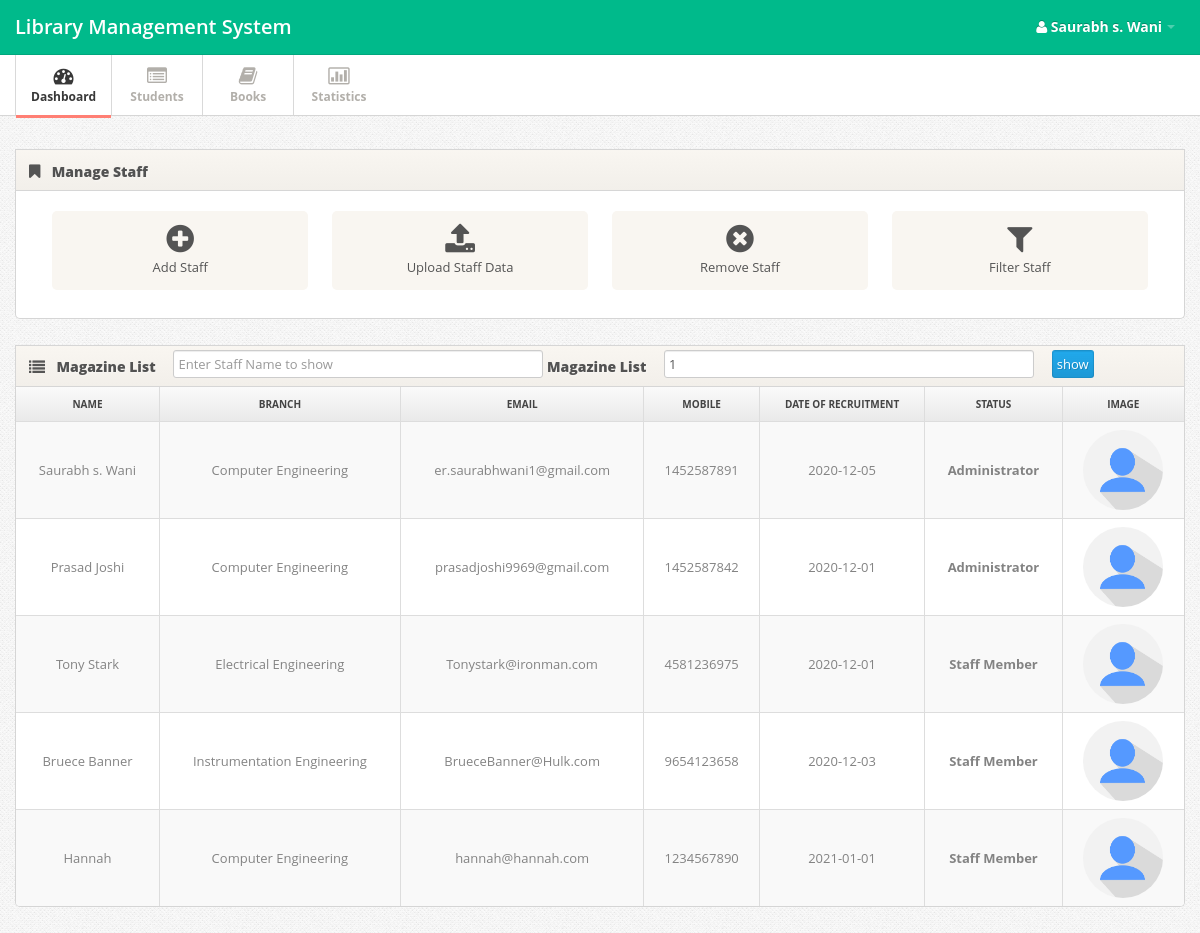
Page /staff.php?page=Dashboard (signed in) on the committed database.
### tables this page shows
CREATE TABLE `staff` (
  `sid` int(11) UNSIGNED NOT NULL,
  `Name` varchar(30) NOT NULL,
  `mobile` varchar(10) NOT NULL,
  `Email` varchar(50) NOT NULL,
  `password` varchar(256) NOT NULL,
  `branch` varchar(40) NOT NULL,
  `image` varchar(256) NOT NULL,
  `Date` date NOT NULL DEFAULT current_timestamp(),
  `last_login` timestamp NOT NULL DEFAULT current_timestamp() ON UPDATE current_timestamp(),
  `Login_ip` varchar(30) NOT NULL,
  `Category` int(11) NOT NULL DEFAULT 1
);

### fun.php (called while the page is built, shortened)
<?php
function select($var,$col,$condtn)
{
	$query="SELECT $var FROM $col $condtn";
	$sql=mysqli_query($GLOBALS['connection'],$query);
	return $sql;
}
?>

### staff.php (the view, shortened to what this page needs)
<?php
include('header.php');
if ($_SESSION['category']==0):?>
  <div class="span12">
    <div class="widget">
      <div class="widget-header"> <i class="icon-bookmark"></i>
        <h3>Manage Staff</h3>
      </div>
      <div class="widget-content">
        <div class="shortcuts">
          <a href="#myModal" role="button" data-toggle="modal" class="shortcut"><i class="shortcut-icon icon-plus-sign"></i><span class="shortcut-label">Add Staff</span> </a>
          <a href="#myModal3" role="button" data-toggle="modal" class="shortcut"><i class="shortcut-icon icon-upload-alt"></i><span class="shortcut-label">Upload Staff Data</span> </a>
          <a href="#myModal2" role="button" data-toggle="modal" class="shortcut"><i class="shortcut-icon icon-remove-sign"></i> <span class="shortcut-label">Remove Staff</span> </a>
          <a href="#myModal1" role="button" data-toggle="modal" class="shortcut"><i class="shortcut-icon icon-filter"></i><span class="shortcut-label">Filter Staff</span> </a>
        </div>
      </div>
    </div>
    <div class="widget widget-table action-table">
      <div class="widget-header"><i class='icon-list'></i>
        <h3><?php
        $result=select("*","staff","WHERE 1");
        $row=mysqli_num_rows($result);
        if($row!=0){ ?>
          <form  action="staff.php" method="GET" >
            Magazine List
            &emsp;<input class="span4 m-wrap" type="text" name="sn" placeholder="Enter Staff Name to show">
            Magazine List
            &emsp;<input class="span4 m-wrap" type="number" name="cnt" autocomplete="off" placeholder="Enter records number to show" value="1">
            &emsp;<input type="submit" class="btn-primary" value="show">
          </form>
        <?php } ?>
      </h3>
    </div>
    <div class="widget-content">
        <table class="table table-striped table-bordered">
          <thead>
            <tr>
              <th><center>Name</center></th>
              <th><center>Branch</center></th>
              <th><center>Email</center></th>
              <th><center>Mobile</center></th>
              <th><center>Date of recruitment</center></th>
              <th><center>Status</center></th>
              <th><center>Image</center></th>
            </tr>
          </thead>
          <tbody>
            <?php
            function res(){$cnt=25;
              $result=select("*","staff","ORDER BY sid  LIMIT $cnt ");}
              if(isset($_GET['cnt']) && isset($_GET['sn']))
              {
                $sn = trim($_GET['sn']);
                $cnt = $_GET['cnt'];
                if($sn == null)
                {
                  res();
                }else
                {$result=select("*","staff","WHERE Name LIKE '%$sn%' ORDER BY sid ASC LIMIT $cnt ");}
              }
              else
              {
                res();
              }
              while($std=mysqli_fetch_assoc($result))
              {
                echo "<tr>
                <td><center> ".$std['Name']."</center></td>
                <td><center> ".$std['branch']."</center></td>
                <td><center> ".$std['Email']."</center></td>
                <td><center> ".$std['mobile']."</center></td>
                <td><center> ".$std['Date']."</center></td>
                <td><center>
                <b> ";?>
                <?php
                if($std['Category']!="1"){echo "Administrator";}else{echo "Staff Member";}
                echo "</b> </center></td>
                <td><center><img alt='No Photo' src='images/".$std['image']."' class='control-label span4' for='userimage' style='border-radius: 50%;display: inline-block;
                width: 80px;
                height: 80px;' onerror=this.src='images/stff.png'>
                </center></td>
                </tr>";
              }
              ?>
            </tbody>
          </table>
      </div>
    </div>
  </div>
  <?php
  include('footer.php');
endif;
  endif;?>

### css/style.css (style rules this page uses)
body { background: #f9f6f1; font: 13px/1.7em 'Open Sans'; }
input, button, select, textarea { font-family: 'Open Sans'; }
.table td { vertical-align: middle; }
.table-bordered th { background: #E9E9E9; background:-moz-linear-gradient(top, #FAFAFA 0%, #E9E9E9 100%); background:-webkit-gradient(linear, left top, left bottom, color-stop(0%,#FAFAFA), color-stop(100%,#E9E9E9)); background:-webkit-linear-gradient(top, #FAFAFA 0%,#E9E9E9 100%); background:-o-linear-gradient(top, #FAFAFA 0%,#E9E9E9 100%); background:-ms-linear-gradient(top, #FAFAFA 0%,#E9E9E9 100%); background:linear-gradient(top, #FAFAFA 0%,#E9E9E9 100%); filter: progid:DXImageTransform.Microsoft.gradient(startColorstr='#FAFAFA', endColorstr='#E9E9E9'); -ms-filter: "progid:DXImageTransform.Microsoft.gradient(startColorstr='#FAFAFA', endColorstr='#E9E9E9')"; font-size: 10px; color: #444; text-transform: uppercase; }
.widget { position: relative; clear: both; width: auto; margin-bottom: 2em; overflow: hidden; }
.widget-header { position: relative; height: 40px; line-height: 40px; background: #f9f6f1; background:-moz-linear-gradient(top, #f9f6f1 0%, #f2efea 100%); background:-webkit-gradient(linear, left top, left bottom, color-stop(0%,#f9f6f1), color-stop(100%,#f2efea)); background:-webkit-linear-gradient(top, #f9f6f1 0%,#f2efea 100%); background:-o-linear-gradient(top, #f9f6f1 0%,#f2efea 100%); background:-ms-linear-gradient(top, #f9f6f1 0%,#f2efea 100%); background:linear-gradient(top, #f9f6f1 0%,#f2efea 100%); filter: progid:DXImageTransform.Microsoft.gradient(startColorstr='#f9f6f1', endColorstr='#f2efea'); -ms-filter: "progid:DXImageTransform.Microsoft.gradient(startColorstr='#f9f6f1', endColorstr='#f2efea')"; border: 1px solid #d6d6d6; -webkit-background-clip: padding-box; }
.widget-header h3 { position: relative; top: 2px; left: 10px; display: inline-block; margin-right: 3em; font-size: 14px; font-weight: 800; color: #525252; line-height: 18px; text-shadow: 1px 1px 2px rgba(255,255,255,.5); }
.widget-header [class^="icon-"], .widget-header [class*=" icon-"] { display: inline-block; margin-left: 13px; margin-right: -2px; font-size: 16px; color: #555; vertical-align: middle; }
.widget-content { padding: 20px 15px 15px; background: #FFF; border: 1px solid #D5D5D5; -moz-border-radius: 5px; -webkit-border-radius: 5px; border-radius: 5px; }
.widget-header+.widget-content { border-top: none; -webkit-border-top-left-radius: 0; -webkit-border-top-right-radius: 0; -moz-border-radius-topleft: 0; -moz-border-radius-topright: 0; border-top-left-radius: 0; border-top-right-radius: 0; }
.widget-content:before, .widget-content:after { content:""; display:table; }
.widget-content:after { clear:both; }
.widget-content { zoom:1; }
.widget-table .widget-content { padding: 0; }
.widget-table .table { margin-bottom: 0; border: none; }
.widget-table .table tr td:first-child { border-left: none; }
.widget-table .table tr th:first-child { border-left: none; }

### css/pages/dashboard.css (style rules this page uses)
.shortcuts { text-align: center; }
.shortcuts .shortcut { width: 22.50%; display: inline-block; padding: 12px 0; margin: 0 .9% 1em; vertical-align: top; text-decoration: none; background: #f9f6f1; border-radius: 5px; }
.shortcuts .shortcut .shortcut-icon { margin-top: .25em; margin-bottom: .25em; font-size: 32px; color: #545454; }
.shortcuts .shortcut-label { display: block; font-weight: 400; color: #545454; }

### css/pages/signin.css (style rules this page uses)
body { background: url(../../images/body-bg.png); color:#838383; font: 13px/1.7em 'Open Sans'; }

### rows in the picture
staff: Name "Saurabh s. Wani", branch "Computer Engineering", Email "er.saurabhwani1@gmail.com", mobile "1452587891", Date "2020-12-05", Category "Administrator"
staff: Name "Prasad Joshi", branch "Computer Engineering", Email "prasadjoshi9969@gmail.com", mobile "1452587842", Date "2020-12-01", Category "Administrator"
staff: Name "Tony Stark", branch "Electrical Engineering", Email "Tonystark@ironman.com", mobile "4581236975", Date "2020-12-01", Category "Staff Member"
staff: Name "Bruece Banner", branch "Instrumentation Engineering", Email "BrueceBanner@Hulk.com", mobile "9654123658", Date "2020-12-03", Category "Staff Member"
staff: Name "Hannah", branch "Computer Engineering", Email "hannah@hannah.com", mobile "1234567890", Date "2021-01-01", Category "Staff Member"

### other values in the picture
$_SESSION['sn'] "Saurabh s. Wani"
